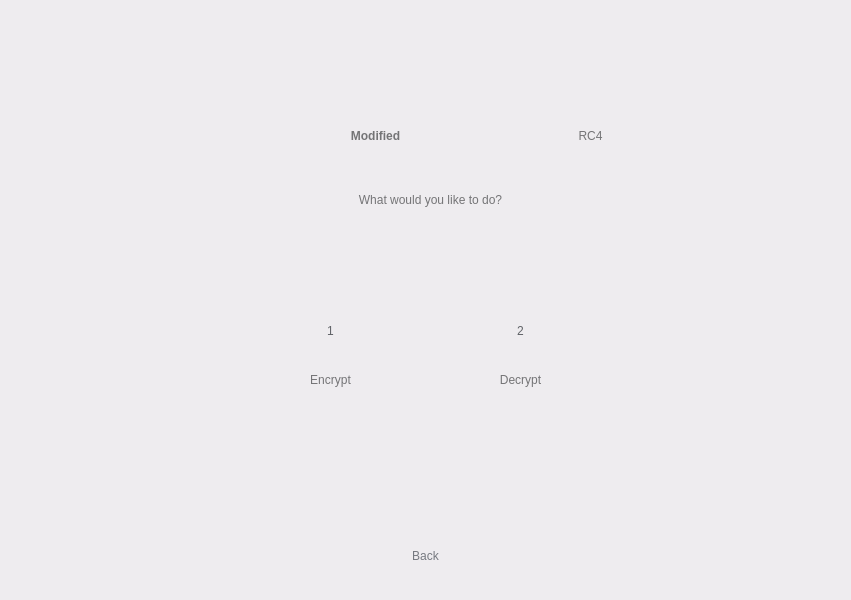
<?xml version="1.0" encoding="UTF-8"?>
<ui version="4.0">
 <class>Widget</class>
 <widget class="QWidget" name="Widget">
  <property name="geometry">
   <rect>
    <x>0</x>
    <y>0</y>
    <width>851</width>
    <height>600</height>
   </rect>
  </property>
  <property name="windowTitle">
   <string>Widget</string>
  </property>
  <property name="styleSheet">
   <string notr="true">background-color: rgb(238, 236, 239);</string>
  </property>
  <widget class="QWidget" name="widget1" native="true">
   <property name="geometry">
    <rect>
     <x>0</x>
     <y>0</y>
     <width>850</width>
     <height>600</height>
    </rect>
   </property>
   <property name="styleSheet">
    <string notr="true">QWidget#widget1 {background-color: rgb(246, 245, 247);};

</string>
   </property>
   <widget class="QLabel" name="label">
    <property name="geometry">
     <rect>
      <x>230</x>
      <y>60</y>
      <width>291</width>
      <height>151</height>
     </rect>
    </property>
    <property name="styleSheet">
     <string notr="true">background-color: rgba(255, 255, 255, 0);
color: rgb(116, 116, 118);
font: 75 72pt &quot;Product Sans&quot;;
font-weight: bold;
</string>
    </property>
    <property name="text">
     <string>Modified</string>
    </property>
    <property name="alignment">
     <set>Qt::AlignCenter</set>
    </property>
   </widget>
   <widget class="QPushButton" name="pushButton">
    <property name="geometry">
     <rect>
      <x>300</x>
      <y>300</y>
      <width>61</width>
      <height>61</height>
     </rect>
    </property>
    <property name="styleSheet">
     <string notr="true">font: 17pt &quot;Product Sans&quot;;
color: rgb(96, 99, 103);
border-radius: 25px;
</string>
    </property>
    <property name="text">
     <string>1</string>
    </property>
   </widget>
   <widget class="QLabel" name="label_2">
    <property name="geometry">
     <rect>
      <x>520</x>
      <y>60</y>
      <width>141</width>
      <height>151</height>
     </rect>
    </property>
    <property name="styleSheet">
     <string notr="true">background-color: rgba(255, 255, 255, 0);
color: rgb(116, 116, 118);
font: 75 72pt &quot;Product Sans&quot;;
</string>
    </property>
    <property name="text">
     <string>RC4</string>
    </property>
    <property name="alignment">
     <set>Qt::AlignCenter</set>
    </property>
   </widget>
   <widget class="QLabel" name="label_3">
    <property name="geometry">
     <rect>
      <x>310</x>
      <y>190</y>
      <width>241</width>
      <height>20</height>
     </rect>
    </property>
    <property name="styleSheet">
     <string notr="true">background-color: rgba(255, 255, 255, 0);
font: 16pt &quot;Product Sans&quot;;
color: rgb(116, 116, 118);</string>
    </property>
    <property name="text">
     <string>What would you like to do?</string>
    </property>
    <property name="alignment">
     <set>Qt::AlignCenter</set>
    </property>
   </widget>
   <widget class="QLabel" name="label_4">
    <property name="geometry">
     <rect>
      <x>260</x>
      <y>370</y>
      <width>141</width>
      <height>20</height>
     </rect>
    </property>
    <property name="styleSheet">
     <string notr="true">background-color: rgba(255, 255, 255, 0);
font: 16pt &quot;Product Sans&quot;;
color: rgb(116, 116, 118);</string>
    </property>
    <property name="text">
     <string>Encrypt</string>
    </property>
    <property name="alignment">
     <set>Qt::AlignCenter</set>
    </property>
   </widget>
   <widget class="QLabel" name="label_5">
    <property name="geometry">
     <rect>
      <x>450</x>
      <y>370</y>
      <width>141</width>
      <height>20</height>
     </rect>
    </property>
    <property name="styleSheet">
     <string notr="true">background-color: rgba(255, 255, 255, 0);
font: 16pt &quot;Product Sans&quot;;
color: rgb(116, 116, 118);</string>
    </property>
    <property name="text">
     <string>Decrypt</string>
    </property>
    <property name="alignment">
     <set>Qt::AlignCenter</set>
    </property>
   </widget>
   <widget class="QPushButton" name="pushButton_2">
    <property name="geometry">
     <rect>
      <x>490</x>
      <y>300</y>
      <width>61</width>
      <height>61</height>
     </rect>
    </property>
    <property name="styleSheet">
     <string notr="true">font: 17pt &quot;Product Sans&quot;;
color: rgb(96, 99, 103);
border-radius: 25px;
</string>
    </property>
    <property name="text">
     <string>2</string>
    </property>
   </widget>
   <widget class="QPushButton" name="backButton">
    <property name="geometry">
     <rect>
      <x>390</x>
      <y>540</y>
      <width>71</width>
      <height>31</height>
     </rect>
    </property>
    <property name="styleSheet">
     <string notr="true">font: 12pt &quot;Product Sans&quot;;
color: rgb(118, 121, 128);
background-color: rgba(255, 255, 255, 0);
border-radius: 15px;
</string>
    </property>
    <property name="text">
     <string>Back</string>
    </property>
   </widget>
  </widget>
 </widget>
 <resources/>
 <connections/>
</ui>
